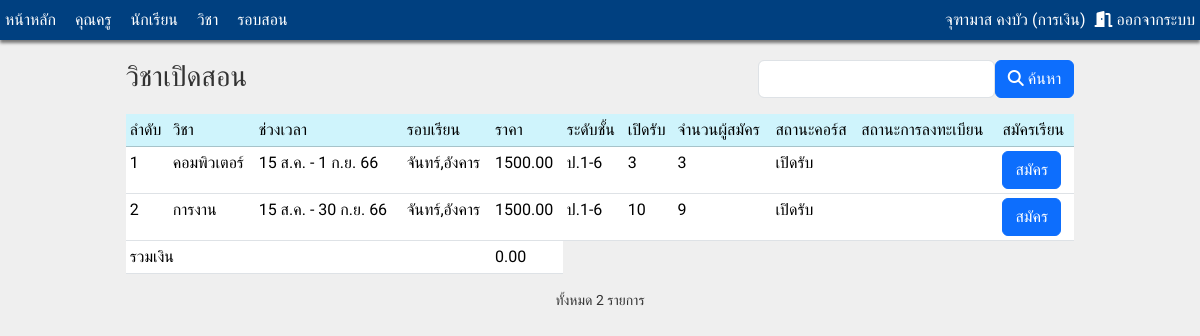
Page /admin/course_st.php (signed in) on the committed database.
### tables this page shows
CREATE TABLE `course` (
  `cou_id` int(5) NOT NULL COMMENT 'รหัสคอร์ส',
  `sub_id` int(5) DEFAULT NULL COMMENT 'รหัสวิชา',
  `cou_period` varchar(50) DEFAULT NULL COMMENT 'ช่วงเวลา',
  `cou_round` varchar(50) DEFAULT NULL COMMENT 'รอบเรียน',
  `cou_price` decimal(10,2) DEFAULT NULL COMMENT 'ราคา',
  `cou_level` varchar(50) DEFAULT NULL COMMENT 'ชั้นปี',
  `cou_limit` int(3) DEFAULT NULL COMMENT 'จำนวนเปิดรับ',
  `cou_regis` int(3) DEFAULT NULL COMMENT 'จำนวนสมัคร',
  `cou_status` enum('เปิดรับ','ปิดรับ','เริ่มคอร์ส','จบคอร์ส') DEFAULT NULL COMMENT 'สถานะ'
);

CREATE TABLE `subject` (
  `sub_id` int(5) NOT NULL COMMENT 'รหัสวิชา',
  `sub_name` varchar(100) DEFAULT NULL COMMENT 'ชื่อวิชา',
  `sub_detail` varchar(2000) DEFAULT NULL COMMENT 'รายละเอียด',
  `sub_image` varchar(100) DEFAULT NULL COMMENT 'รูปภาพ'
);

### admin/course_st.php (the view, shortened to what this page needs)
<?php
include("../inc_connect.php");
?>
<!DOCTYPE html>
<html lang="en">
<head>
    <link rel="stylesheet" href="https://cdnjs.cloudflare.com/ajax/libs/font-awesome/6.4.0/css/all.min.css" />
    <link href="https://cdn.jsdelivr.net/npm/bootstrap@5.3.1/dist/css/bootstrap.min.css" rel="stylesheet">
    <link rel="stylesheet" href="../css/mystyle.css">
</head>
<body>
    <?php include("inc_menu.php");?>
    <div class="container">
        <div style="margin:auto;width:85%;">
            <h3 class="float-start mb-3" > วิชาเปิดสอน </h3>
            <form action="" method="post">
                <button type ="submit" class="btn btn-primary float-end mb-3"> <i class="fa-solid fa-magnifying-glass"></i> ค้นหา </button>
                <input type="text" name="keyword" class="form-control w-25 float-end mb-3">
            </form>
            <table class ="table table-sm">
                <tr class= "table-info">
                    <td>ลำดับ</td>
                    <td>วิชา</td>
                    <td>ช่วงเวลา</td>
                    <td>รอบเรียน</td>
                    <td>ราคา</td>
                    <td>ระดับชั้น</td>
                    <td>เปิดรับ</td>
                    <td>จำนวนผู้สมัคร</td>
                    <td>สถานะคอร์ส</td>
                    <td>สถานะการลงทะเบียน</td>
                    <td>สมัครเรียน</td>
                </tr>
                <?php
                $cnt = 0;
                $sql = " SELECT c.*,s.sub_name,r.reg_status,r.pay_price FROM `course` c
                LEFT JOIN `subject` s on c.sub_id=s.sub_id
                LEFT JOIN register r on r.cou_id=c.cou_id and r.stu_id='".$_SESSION['login_id']."'
                WHERE 1 ";
                $rst = mysqli_query($conn,$sql);
                $sum_a=$sum_b=0;
                while ($arr =mysqli_fetch_array($rst))
                {
                    $cnt++;
                    ?>
                    <tr style= "background-color:#FFFFFF;">
                        <td> <?php echo $cnt; ?></td>
                        <td> <?php echo $arr ['sub_name']?></td>
                        <td> <?php echo $arr ['cou_period']?></td>
                        <td> <?php echo $arr ['cou_round']?></td>
                        <td> <?php echo $arr ['cou_price']?></td>
                        <td> <?php echo $arr ['cou_level']?></td>
                        <td> <?php echo $arr ['cou_limit']?></td>
                        <td> <?php echo $arr ['cou_regis']?></td>
                        <td> <?php echo $arr ['cou_status']?></td>
                        <td> <?php echo $arr ['reg_status']?></td>
                        <td>
                        <?php
                        if ($arr['cou_regis']==100)
                        {
                            echo "เต็ม";
                        }
                        elseif ($arr['cou_status']=="เปิดรับ" && $arr['reg_status']=="")
                        {
                            ?>
                             <button type="button" class="btn btn-primary" onclick="btn_regist('<?php echo $arr ['sub_id']?>','<?php echo $arr ['sub_name']?>',<?php echo $arr ['cou_id']?>)"> สมัคร</button>
                        <?php
                        }
                        else
                        {
                            echo "-";
                        }
                        ?>
                        </td>
                    </tr>
                    <?php
                }
                ?>
                     <tr style= "background-color:#FFF000;">
                    <td colspan="4"> รวมเงิน</td>
                    <td><?php echo number_format($sum_a,2)?></td>
                    </tr>
            </table>
            <p class ="text-center small"> ทั้งหมด <?php echo $cnt ?> รายการ </p>
    </div>
</body>
</html>

### css/mystyle.css (style rules this page uses)
body { font-size: 16px; font-family: 'Sarabun','Sriracha','Itim'; color: #333333; background-color: #EFEFEF; margin: 0; padding: 0; }

### rows in the picture
course: sub.sub_name "คอมพิวเตอร์", cou_period "15 ส.ค. - 1 ก.ย. 66", cou_round "จันทร์,อังคาร", cou_price "1500.00", cou_level "ป.1-6", cou_limit "3", cou_regis "3", cou_status "เปิดรับ"
course: sub.sub_name "การงาน", cou_period "15 ส.ค. - 30 ก.ย. 66", cou_round "จันทร์,อังคาร", cou_price "1500.00", cou_level "ป.1-6", cou_limit "10", cou_regis "9", cou_status "เปิดรับ"

### other values in the picture
$_SESSION['login_name'] "จุฑามาส คงบัว"
$_SESSION['login_position'] "การเงิน"
$sum_a "0.00"
$cnt "2"
